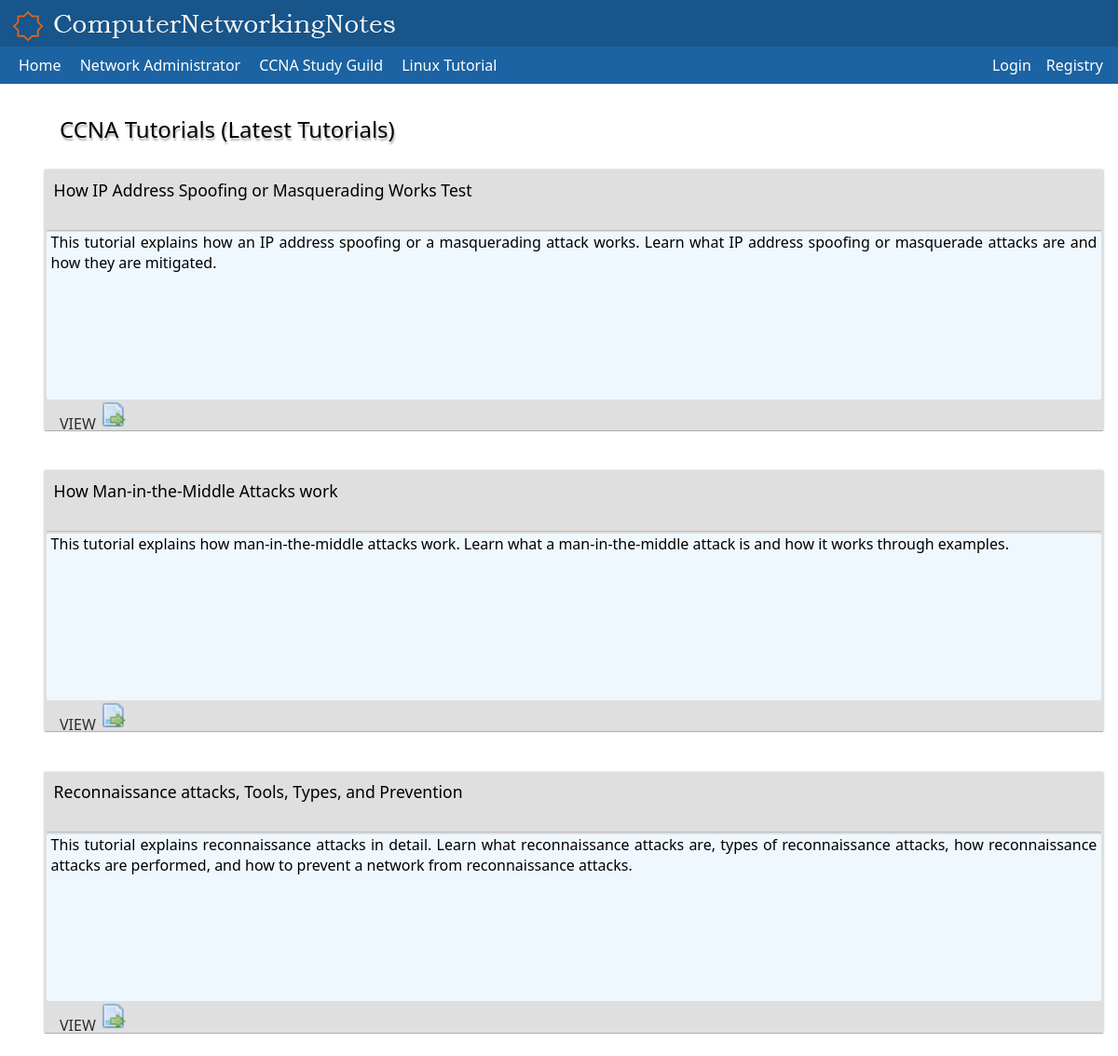
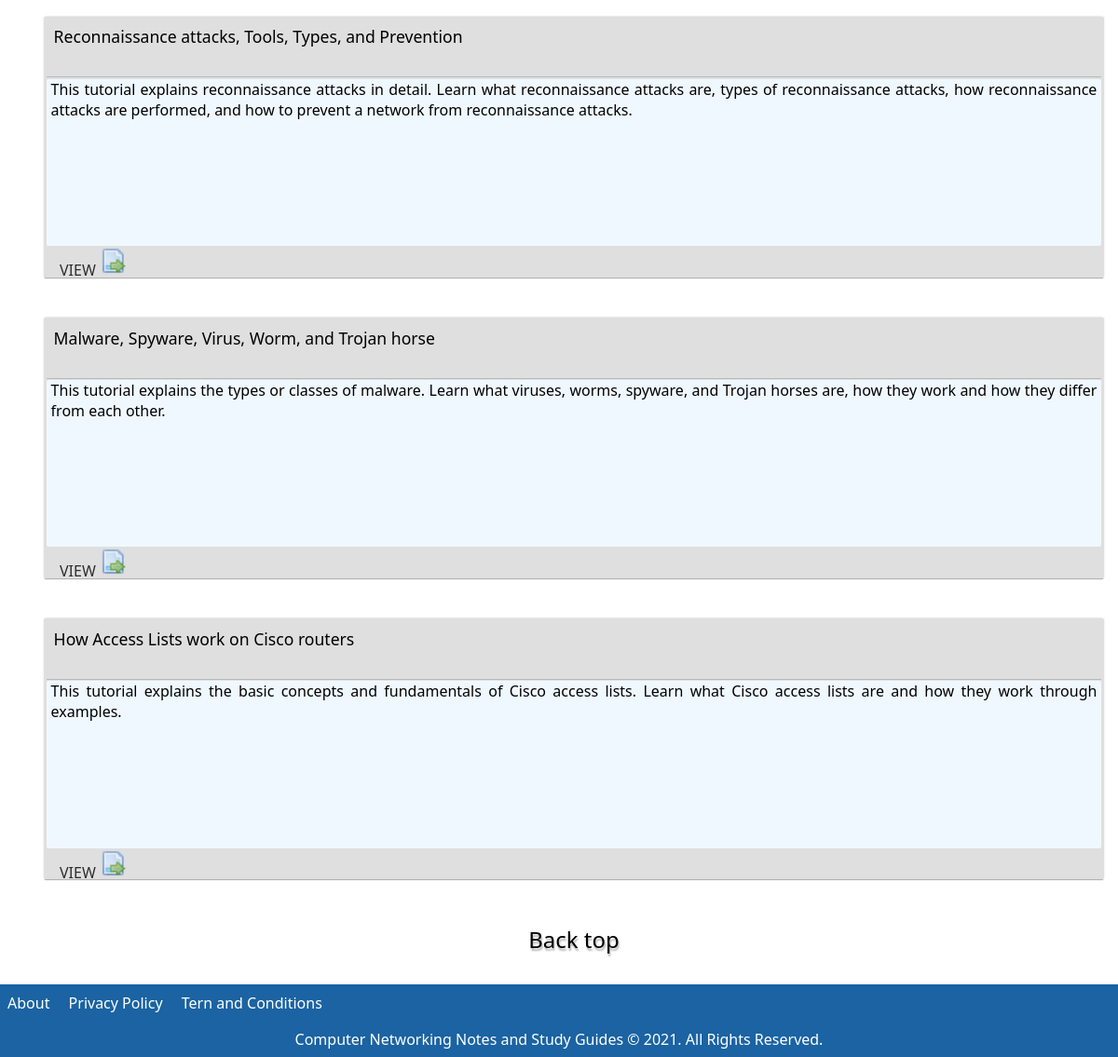
/ccna, run on the app's committed database (2 pictures, top to bottom).
### tables this page shows
CREATE TABLE `posts` (
  `id` int(11) NOT NULL,
  `user_id` int(11) NOT NULL,
  `type` varchar(10) NOT NULL,
  `title` varchar(255) NOT NULL,
  `content` text NOT NULL,
  `mini_text` text,
  `view` int(10) NOT NULL,
  `thumbnail_img_url` varchar(255) NOT NULL,
  `created_at` timestamp NOT NULL DEFAULT CURRENT_TIMESTAMP,
  `updated_at` timestamp NOT NULL DEFAULT CURRENT_TIMESTAMP
);

### mvc/app/core/Controller.php (called while the page is built, shortened)
<?php
class Controller
{
    public function view($view, $data = [])
    {
        require_once "mvc/views/" . $view . ".php";
    }
}

### mvc/app/controllers/CcnaController.php (called while the page is built, shortened)
<?php
class CcnaController extends Controller
{
    public function index()
    {
        $currentPge = 1;
        if (empty(explode('?', $_SERVER['REQUEST_URI'])[1])) {
            $currentPge = 1;
        } else {
            $currentPge = (explode('=', explode('?', $_SERVER['REQUEST_URI'])[1])[1]);
        }
        $maxPage = Post::query('SELECT COUNT(*) FROM `posts`WHERE type = "ccna"');
        $maxPage = ceil(($maxPage[0]['COUNT(*)']) / 10);
        $start = ($currentPge - 1) * 10;
        $result = Post::query("SELECT * FROM `posts` WHERE `type` = 'ccna' ORDER BY `created_at` DESC LIMIT {$start},10");
        return $this->view('layouts/app', ['page' => 'ccna/index', 'ccna' => $result, 'maxpage' => $maxPage, 'currentpage' => $currentPge]);
    }
}

### mvc/Bridge.php (called while the page is built, shortened)
<?php
$app = new App();

### index.php (called while the page is built)
<?php
require_once (__DIR__.'/mvc/Bridge.php');

### mvc/app/core/Model.php (called while the page is built, shortened)
<?php
class Model extends Database
{
    public static function query($sql)
    {
        $database = new Database();
        $results = [];
        $result = $database->conn->query($sql);
        while ($row = $result->fetch(PDO::FETCH_ASSOC)) {
            array_push($results, $row);
        };
        return $results;
    }
}

### mvc/config/Database.php (called while the page is built, shortened)
<?php
class Database
{
    private $DBHOST = 'localhost';
    private $DBNAME = 'forum';
    private $DBUSERNAME = 'root';
    private $DBPASSWORD = '';
    public function __construct()
    {
        try {
            $this->conn = new PDO("mysql:host=$this->DBHOST;dbname=$this->DBNAME", $this->DBUSERNAME, $this->DBPASSWORD);
        } catch (PDOException $pe) {
            die("Could not connect to the database $this->DBNAME :" . $pe->getMessage());
        }
    }
}

### mvc/app/core/Asset.php (called while the page is built, shortened)
<?php
class Asset
{
    public static function asset($fileName)
    {
        return Asset::url() . "/mvc/public/" . $fileName;
    }
    public static function url()
    {
        return "http://" .$_SERVER['SERVER_NAME'];
    }
}

### mvc/views/ccna/index.php (the view, shortened to what this page needs)
<main id="main">
    <h3 class="mt-5 ml-5" style="margin-left: 1rem"><a href="#">CCNA Tutorials (Latest Tutorials)</a></h3>
    <div class="">
        <div class="">
            <?php $i = 1;
            foreach ($data['ccna'] as $ccna): ?>
                <article class="item mr-5 border-ccc w-50 mt-5 mb-5">
                    <div class="item-heading p-2 m-2">
                        <a href="ccna/show/<?= $ccna['id'] ?>"><?= $ccna['title']; ?></a>
                    </div>
                    <div class="item-content mr-5 ml-5" style="overflow: hidden">
                        <p class="pr-5 pl-5"><?= $ccna['mini_text'] ?></p>
                    </div>
                    <div class="item-footer mr-5 ml-5 d-flex justify-content-end">
                        <a href="ccna/show/<?= $ccna['id'] ?>" class="d-flex">
                            <p class="pt-2">VIEW</p>
                            <img src="<?=Asset::asset('img/iconview.png') ?>" class="mr-2" title="view" alt="view icon">
                        </a>
                    </div>
                </article>
            <?php endforeach; ?>
        </div>
    </div>
    <h3 class="mt-5 ml-5 mb-5" style="margin-left: 1rem;text-align: center; margin-top: 2rem">
        <a href="#main">Back top</a>
    </h3>
</main>

### mvc/public/css/common.css (style rules this page uses)
.mt-5 { margin-top: 1.7rem; }
.mr-5 { margin-right: 0.1rem; }
.ml-5 { margin-left: 0.1rem; }
.mb-5 { margin-bottom: 1rem; }
.m-2 { margin: 2px; }
.mr-2 { margin-right: 0.1rem; }
.pt-2 { padding-top: 0.1rem; }
.pr-5 { padding-right: 5px; }
.pl-5 { padding-left: 5px; }
.p-2 { padding: 0.5rem; }
.d-flex { display: flex; flex-direction: row; }
.justify-content-end { justify-content: end; }
.w-50 { width: 48%; display: inline-block; }

### mvc/public/css/header.css (style rules this page uses)
* { margin: 0px; padding: 0px; box-sizing: border-box; font-family: "Segoe UI", Arial, sans-serif; }

### mvc/public/css/main.css (style rules this page uses)
#main { margin: 0.5rem 2rem; }
#main > h3 { font-size: x-large; font-weight: normal; font-family: "Segoe UI", Arial, sans-serif; }
#main > h3 > a { text-decoration: none; color: black; text-shadow: rgba(0, 0, 0, 0.3) 1px 3px 2px; margin-left: 1rem; }
article { box-shadow: rgba(1, 1, 1, 0.12) -1px 0px 2px 0px, rgba(1, 1, 1, 0.12) 1px 0px 2px 0px, rgba(1, 1, 1, 0.24) 0px 1px 1px 0px; width: 25rem; margin-left: 1rem; height: 17.5rem; background-color: rgb(223, 223, 223); }
.item-heading { margin: 0.1rem; border-bottom: 1px solid rgb(185, 185, 185); height: 4rem; }
.item-heading > a { text-decoration: none; font-size: 1.1rem; color: black; }
.item-content { height: 64%; background-color: aliceblue; border-radius: 2px; border-top: 1px black; }
.item-content > p { overflow-wrap: anywhere; text-align: justify; overflow: hidden; }
.item-footer { height: 10%; border-top: 2px black; }
.item-footer > a { text-decoration: none; line-height: 1rem; color: black; opacity: 0.8; }
.item-footer > a > img { height: 2rem; width: 2rem; }
.item-footer > a > p { padding-top: 0.5rem; }
h1, h2, h3 { text-shadow: rgba(0, 0, 0, 0.3) 1px 3px 2px; }

### mvc/public/css/responsive.css (style rules this page uses)
@media only screen and (min-width:600px) and (max-width: 1200px) { .item { min-width: 100%; } }
@media only screen and (min-width:600px) and (max-width: 1200px) { #main { min-width: 90% !important; max-width: 100% !important; margin: 2rem !important; } }
@media only screen and (min-width:600px) and (max-width: 1200px) { .d-flex { flex-direction: column; } }
@media only screen and (min-width:600px) and (max-width: 1200px) { article { margin-bottom: 1rem; } }
@media only screen and (min-width:600px) and (max-width: 1200px) { .item-footer { margin-left: 1rem; margin-bottom: 1rem !important; } }
@media only screen and (min-width:600px) and (max-width: 1200px) { .item-footer, .item-footer a, .item-footer > a > p { display: inline !important; } }

### data on the page
posts: title "How IP Address Spoofing or Masquerading Works Test", mini_text "This tutorial explains how an IP address spoofing or a masquerading attack works. Learn what IP address spoofing or masquerade attacks are and how they are mitigated."
posts: title "How Man-in-the-Middle Attacks work", mini_text "This tutorial explains how man-in-the-middle attacks work. Learn what a man-in-the-middle attack is and how it works through examples."
posts: title "Reconnaissance attacks, Tools, Types, and Prevention", mini_text "This tutorial explains reconnaissance attacks in detail. Learn what reconnaissance attacks are, types of reconnaissance attacks, how reconnaissance attacks are performed, and how to prevent a network from reconnaissance attacks."
posts: title "Reconnaissance attacks, Tools, Types, and Prevention", mini_text "This tutorial explains reconnaissance attacks in detail. Learn what reconnaissance attacks are, types of reconnaissance attacks, how reconnaissance attacks are performed, and how to prevent a network from reconnaissance attacks."
posts: title "Malware, Spyware, Virus, Worm, and Trojan horse", mini_text "This tutorial explains the types or classes of malware. Learn what viruses, worms, spyware, and Trojan horses are, how they work and how they differ from each other."
posts: title "How Access Lists work on Cisco routers", mini_text "This tutorial explains the basic concepts and fundamentals of Cisco access lists. Learn what Cisco access lists are and how they work through examples."
